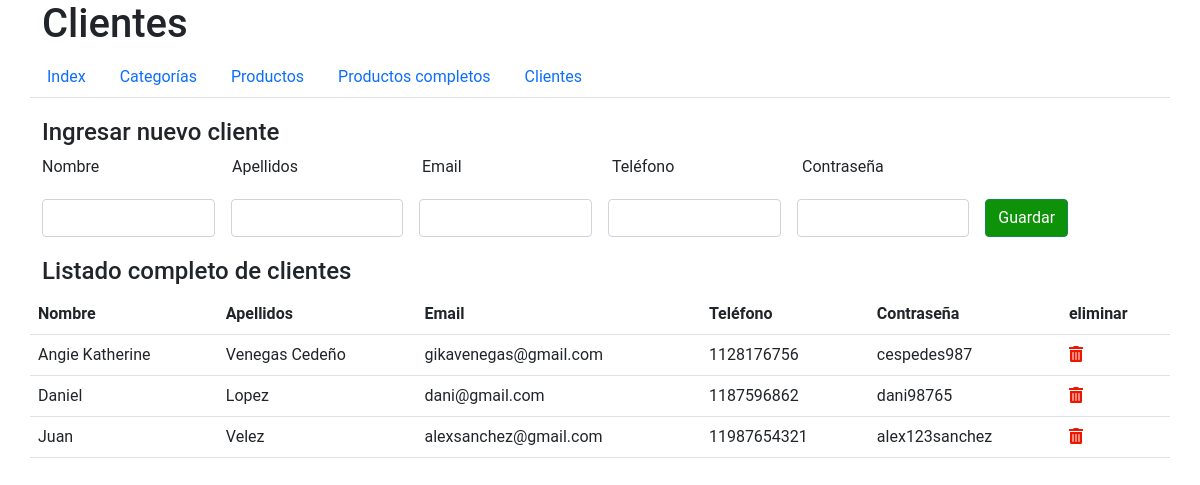
The page /clientes.php on the database its author committed.
### tables this page shows
CREATE TABLE `clientes` (
  `Nombre` varchar(30) NOT NULL,
  `Apellidos` varchar(30) NOT NULL,
  `Email` varchar(50) NOT NULL,
  `Teléfono` decimal(12,0) NOT NULL,
  `Contraseña` varchar(30) NOT NULL
);

### clientes.php (the view, shortened to what this page needs)
<?php
include 'conexion.php';
$consulta = "SELECT * FROM clientes";
$listado=mysqli_query($conexion, $consulta);
?>
<!DOCTYPE html>
<html lang="es">
<head>
    <link rel="stylesheet" href="css/estilos.css">
    <link rel="stylesheet" href="css/BD.css">
    <link href="https://cdn.jsdelivr.net/npm/bootstrap@5.0.2/dist/css/bootstrap.min.css" rel="stylesheet">
    <link href="https://maxcdn.bootstrapcdn.com/font-awesome/4.7.0/css/font-awesome.min.css" rel="stylesheet">
    <link rel="stylesheet" href="https://pro.fontawesome.com/releases/v5.10.0/css/all.css"/>
</head>
<body>
    <main>
        <div class="container">
            <div class="row">
                <h1>Clientes</h1>
                <ul class="nav nav-tabs">
                    <li class="nav-item">
                        <a class="nav-link" href="index.php">Index</a>
                    </li>
                    <li class="nav-item">
                        <a class="nav-link" href="categorias.php">Categorías</a>
                    </li>
                    <li class="nav-item">
                        <a class="nav-link" href="productos.php">Productos</a>
                    </li>
                    <li class="nav-item">
                        <a class="nav-link" href="listado_productos.php">Productos completos</a>
                    </li>
                    <li class="nav-item">
                        <a class="nav-link" href="clientes.php">Clientes</a>
                    </li>
                </ul>
            </div>
            <form action="sesCreate.php" method="POST">
                <div class="row">
                    <h4>Ingresar nuevo cliente</h4>
                    <div class="col">Nombre</div>
                    <div class="col">Apellidos</div>
                    <div class="col">Email</div>
                    <div class="col">Teléfono</div>
                    <div class="col">Contraseña</div>
                    <div class="col"></div>
                </div>
                <div class="row g-3">
                    <div class="col">
                        <input type="text" class="form-control" aria-label="First name" name="Nombre">
                    </div>
                    <div class="col">
                        <input type="text" class="form-control" aria-label="Last name" name="Apellidos">
                    </div>
                    <div class="col">
                        <input type="text" class="form-control" aria-label="First name" name="Email">
                    </div>
                    <div class="col">
                        <input type="text" class="form-control" aria-label="First name" name="Teléfono">
                    </div>
                    <div class="col">
                        <input type="text" class="form-control" aria-label="First name" name="Contraseña">
                    </div>
                    <div class="col d-grid gap-2 d-md-flex">
                        <button class="btn btn-success" type="submit">Guardar</button>
                    </div>
                </div>
            </form>
            <h4>Listado completo de clientes</h4>
            <div class="row table-responsive">
                <table class="table table-responsive">
                    <tr>
                        <th>Nombre</th>
                        <th>Apellidos</th>
                        <th>Email</th>
                        <th>Teléfono</th>
                        <th>Contraseña</th>
                        <th>eliminar</th>
                    </tr>
                    <?php
                    while($tabla = mysqli_fetch_array($listado)){
                    ?>
                        <tr>
                            <td><?php echo $tabla['Nombre'];?></td>
                            <td><?php echo $tabla['Apellidos'];?></td>
                            <td><?php echo $tabla['Email'];?></td>
                            <td><?php echo $tabla['Teléfono'];?></td>
                            <td><?php echo $tabla['Contraseña'];?></td>
                            <td><a href="clieDeleBD.php?id=<?php echo $tabla['Teléfono'];?>"><i class="fas fa-trash-alt"></i></a></td>
                        </tr>
                    <?php }
                    ?>
                </table>
            </div>
        </div>
    </main>
</body>
</html>

### css/estilos.css (style rules this page uses)
* { font-family: 'Roboto', sans-serif; }
.Contenedor_menu-principal a, i { text-decoration: none; color: #646362; }

### css/BD.css (style rules this page uses)
.row { margin-bottom: 20px; }
.fa-trash-alt { color: #ED1600; }
.btn-success { background-color: #0e9209 !important; }

### rows shown on the page
clientes: Nombre "Angie Katherine", Apellidos "Venegas Cedeño", Email "gikavenegas@gmail.com", Teléfono "1128176756", Contraseña "cespedes987"
clientes: Nombre "Daniel", Apellidos "Lopez", Email "dani@gmail.com", Teléfono "1187596862", Contraseña "dani98765"
clientes: Nombre "Juan", Apellidos "Velez", Email "alexsanchez@gmail.com", Teléfono "11987654321", Contraseña "alex123sanchez"
